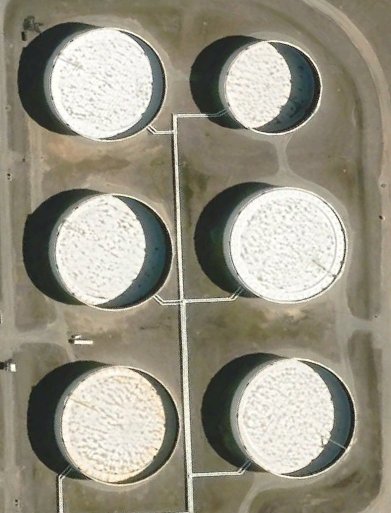
#> input picture data/oil_tank_dataset/comparision/Feb 21 2020 5.30AM/tank1_feb.png, 391 x 513 px
$ python tank_volume_HSV.py
#> lines starting #> are read from the running program, lines starting #| are printed output that depends on the picture; after the words box and inside, x2 and y2 are one past the last pixel; in counts of white or black regions, pixels touching at a corner belong together
#> the answer given: ../data/oil_tank_dataset/comparision/Feb 21 2020 5.30AM
import cv2
import numpy as np
import matplotlib.pyplot as plt
import tkinter as tk
from tkinter import filedialog
import os

def detect_circles_and_display(image_path):
    """
    Loads an image, detects circles using standard Grayscale vs. the HSV Value channel,
    and displays the results for comparison.

    Args:
        image_path (str): The full path to the image file.
    """
    # --- 1. Load the Image ---
    # Read the original image from the provided path
    original_image = cv2.imread(image_path)
#> original_image is the input picture: shape (513, 391, 3); mean B, G, R 130.8, 146.2, 150.3

    # Check if the image was loaded successfully
    if original_image is None:
        print(f"Error: Could not open or find the image at '{image_path}'")
        print("Please check the file path and ensure it is correct.")
        return

    # --- 2. Create Copies for Displaying Results ---
    output_from_gray = original_image.copy()
    output_from_hsv = original_image.copy()

    # --- 3. Process 1: Circle Detection from standard Grayscale (derived from RGB) ---
    print("\nRunning detection on the standard grayscale image...")
    # Convert the image to grayscale for processing
    gray_image = cv2.cvtColor(original_image, cv2.COLOR_BGR2GRAY)
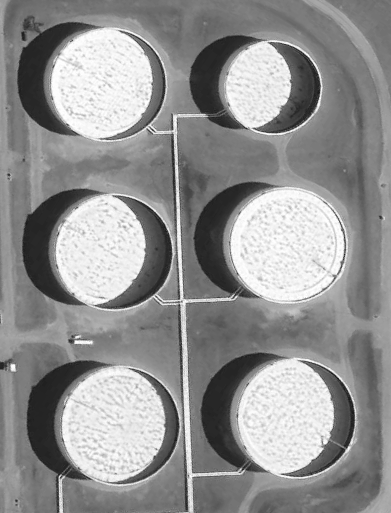
#> gray_image: shape (513, 391); min 23, max 255, mean 145.7
    # Apply a median blur to reduce noise
    blurred_gray = cv2.medianBlur(gray_image, 5)
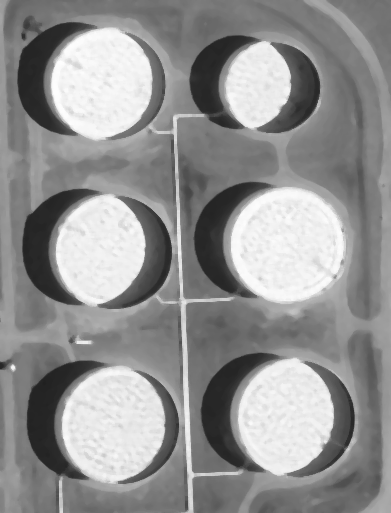
#> blurred_gray: shape (513, 391); min 32, max 254, mean 145.9

    # Detect circles using the Hough Circle Transform on the grayscale image
    # dp: Inverse ratio of accumulator resolution. 1 is the same as original.
    # minDist: Minimum distance between centers of detected circles.
    # param1: Upper threshold for the internal Canny edge detector.
    # param2: Accumulator threshold for circle center detection. Lower means more circles will be detected (including false positives).
    # minRadius/maxRadius: The range of circle sizes to look for.
    circles_from_gray = cv2.HoughCircles(blurred_gray, cv2.HOUGH_GRADIENT, dp=1, minDist=50,
                                         param1=195, param2=45, minRadius=20, maxRadius=100)
#> circles_from_gray = [[107.5, 85.5, 57.7], [282.5, 244.5, 60.3], [109.5, 253.5, 61.6], [118.5, 425.5, 59], [292.5, 416.5, 61.6], [269.5, 86.5, 49.8]]

    # --- 4. Process 2: Circle Detection using HSV Value Channel ---
    print("Running detection on the HSV Value channel...")
    # Convert the original BGR image to HSV
    hsv_image = cv2.cvtColor(original_image, cv2.COLOR_BGR2HSV)
#> hsv_image: shape (513, 391, 3); mean H, S, V 29.1, 41.1, 151.5

    # The 'V' (Value) channel often isolates brightness information effectively.
    # We extract just this channel for our second detection method.
    value_channel = hsv_image[:, :, 2]

    # Apply median blur to the value channel
    blurred_value_channel = cv2.medianBlur(value_channel, 5)

    # Run Hough Circle Transform on the blurred value channel with adjusted parameters.
    # We lower param2 to make the detection more sensitive and potentially find more circles.
    circles_from_hsv = cv2.HoughCircles(blurred_value_channel, cv2.HOUGH_GRADIENT, dp=1, minDist=50,
                                        param1=195, param2=40, minRadius=20, maxRadius=100)
#> circles_from_hsv = [[120.5, 425.5, 58], [286.5, 245.5, 56.7], [296.5, 417.5, 58.6], [108.5, 84.5, 56.5], [115.5, 252.5, 55.9], [272.5, 85.5, 47.4]]

    # --- 5. Draw Detected Circles on Output Images ---
    # Draw circles found from the grayscale image
    if circles_from_gray is not None:
        circles_from_gray = np.uint16(np.around(circles_from_gray))
#> circles_from_gray = [[108, 86, 58], [282, 244, 60], [110, 254, 62], [118, 426, 59], [292, 416, 62], [270, 86, 50]]
        print(f"Found {len(circles_from_gray[0, :])} circles from Grayscale.")
#| Found 6 circles from Grayscale.
        for i in circles_from_gray[0, :]:
            cv2.circle(output_from_gray, (i[0], i[1]), i[2], (0, 255, 0), 2) # Circle
            cv2.circle(output_from_gray, (i[0], i[1]), 2, (0, 0, 255), 3)   # Center
#> this loop made 6 passes
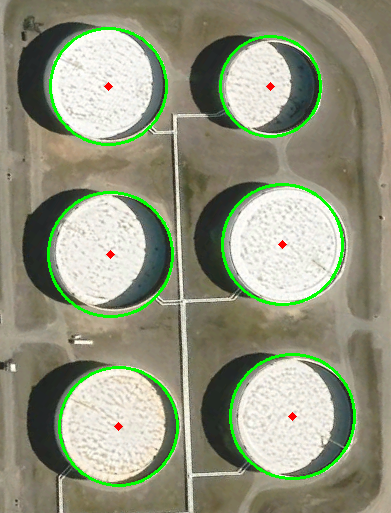
#> output_from_gray: shape (513, 391, 3); 3.4% of pixels changed, all inside (x1, y1, x2, y2) = (47, 27, 356, 487)
    else:
        print("Found no circles from Grayscale.")

    # Draw circles found from the HSV value channel
    if circles_from_hsv is not None:
        circles_from_hsv = np.uint16(np.around(circles_from_hsv))
#> circles_from_hsv = [[120, 426, 58], [286, 246, 57], [296, 418, 59], [108, 84, 56], [116, 252, 56], [272, 86, 47]]
        print(f"Found {len(circles_from_hsv[0, :])} circles from HSV Value Channel.")
#| Found 6 circles from HSV Value Channel.
        for i in circles_from_hsv[0, :]:
            cv2.circle(output_from_hsv, (i[0], i[1]), i[2], (0, 255, 0), 2) # Circle
            cv2.circle(output_from_hsv, (i[0], i[1]), 2, (0, 0, 255), 3)   # Center
#> this loop made 6 passes
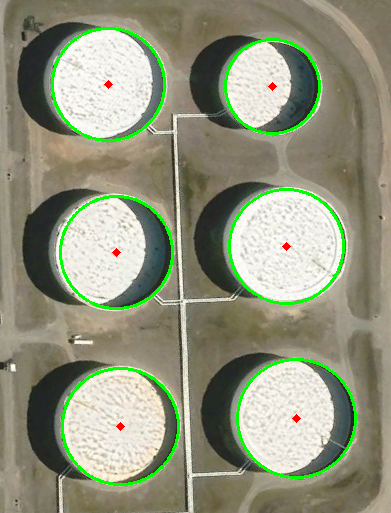
#> output_from_hsv: shape (513, 391, 3); 3.24% of pixels changed, all inside (x1, y1, x2, y2) = (51, 27, 357, 486)
    else:
        print("Found no circles from HSV Value Channel.")

    # --- 6. Display the Results Side-by-Side ---
    plt.figure(figsize=(18, 10))
    window_title = f"Circle Detection Comparison for: {os.path.basename(image_path)}"
    plt.suptitle(window_title, fontsize=16)

    # Subplot 1: Grayscale image
    plt.subplot(2, 2, 1)
    plt.imshow(gray_image, cmap='gray')
    plt.title('1. Grayscale Image (from RGB)')
    plt.axis('off')

    # Subplot 2: HSV Value Channel
    plt.subplot(2, 2, 2)
    plt.imshow(value_channel, cmap='gray')
    plt.title('2. HSV Value Channel')
    plt.axis('off')

    # Subplot 3: Result from Grayscale
    plt.subplot(2, 2, 3)
    plt.imshow(cv2.cvtColor(output_from_gray, cv2.COLOR_BGR2RGB))
    plt.title('3. Detection Result (from Grayscale)')
    plt.axis('off')

    # Subplot 4: Result from HSV
    plt.subplot(2, 2, 4)
    plt.imshow(cv2.cvtColor(output_from_hsv, cv2.COLOR_BGR2RGB))
    plt.title('4. Detection Result (from HSV, param1=190, param2=45)')
    plt.axis('off')

    plt.tight_layout(rect=[0, 0.03, 1, 0.95])
    plt.show()
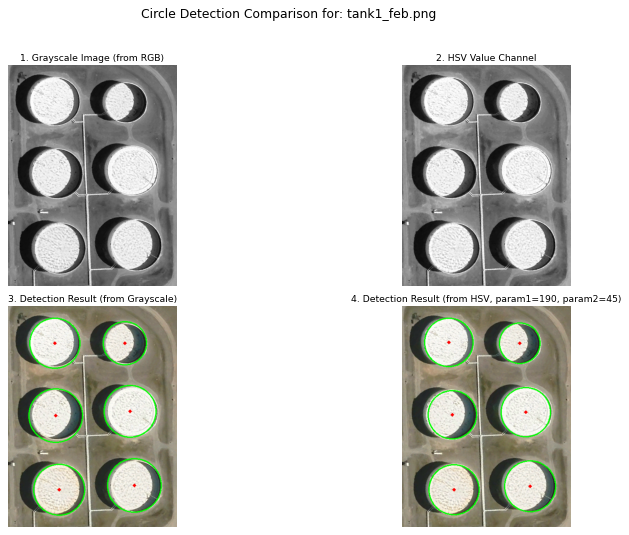
#> figure drawn by matplotlib, 4 panels


if __name__ == "__main__":
    # --- Set up the root Tkinter window ---
    root = tk.Tk()
    root.withdraw() # Hide the main window

    # --- Open file dialog to select a FOLDER ---
    print("Opening file dialog to select a folder...")
    folder_path = filedialog.askdirectory(title="Select Folder Containing Images")

    # --- Run the detection if a folder was selected ---
    if folder_path: # The path will be an empty string if the user cancels
        print(f"Folder selected: {folder_path}\n")

        # Define allowed image extensions
        image_extensions = ('.jpg', '.jpeg', '.png', '.bmp', '.tiff')

        # Loop through all files in the selected directory
        for filename in os.listdir(folder_path):
            # Check if the file has a valid image extension
            if filename.lower().endswith(image_extensions):
                # Construct the full path to the image
                image_path = os.path.join(folder_path, filename)
                print(f"--- Processing image: {filename} ---")
                detect_circles_and_display(image_path)
#> pass 2 of the loop `for filename in os.listdir(folder_path):`:
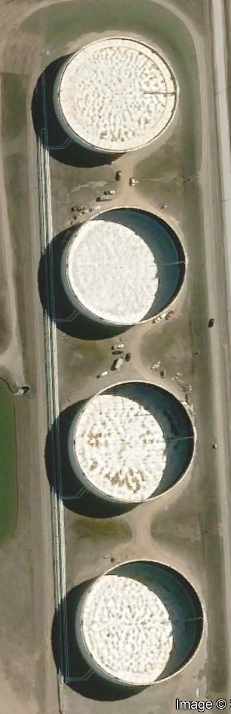
#> input picture data/oil_tank_dataset/comparision/Feb 21 2020 5.30AM/tank2_feb.png, 231 x 714 px
#> in detect_circles_and_display, original_image is the input picture: shape (714, 231, 3); mean B, G, R 120.3, 137.9, 142.1
#> gray_image: shape (714, 231)
#> blurred_gray: shape (714, 231)
#> in detect_circles_and_display (call 2), `circles_from_gray = cv2.HoughCircles(blurred_gray, cv2.HOUGH_GRADIENT,..`: circles_from_gray = [[141.5, 621.5, 61.3], [116.5, 93.5, 56.6], [125.5, 263.5, 59], [125.5, 444.5, 58.2]]
#> hsv_image: shape (714, 231, 3); mean H, S, V 29.5, 48.4, 143.7
#> value_channel: shape (714, 231)
#> blurred_value_channel: shape (714, 231)
#> in detect_circles_and_display (call 2), `circles_from_hsv = cv2.HoughCircles(blurred_value_channel, cv2.HOUGH_G..`: circles_from_hsv = [[142.5, 621.5, 61], [126.5, 264.5, 58.5], [108.5, 96.5, 56.1], [135.5, 441.5, 60.2]]
#> in detect_circles_and_display (call 2), `circles_from_gray = np.uint16(np.around(circles_from_gray))`: circles_from_gray = [[142, 622, 61], [116, 94, 57], [126, 264, 59], [126, 444, 58]]
#| Found 4 circles from Grayscale.
#> the loop in detect_circles_and_display (call 2), `for i in circles_from_gray[0, :]:` made 4 passes
#> after the loop in detect_circles_and_display (call 2), `for i in circles_from_gray[0, :]:`:
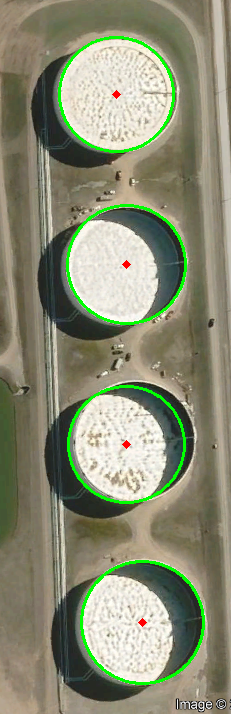
#> output_from_gray: shape (714, 231, 3); 2.79% of pixels changed, all inside (x1, y1, x2, y2) = (58, 36, 205, 685)
#> in detect_circles_and_display (call 2), `circles_from_hsv = np.uint16(np.around(circles_from_hsv))`: circles_from_hsv = [[142, 622, 61], [126, 264, 58], [108, 96, 56], [136, 442, 60]]
#| Found 4 circles from HSV Value Channel.
#> the loop in detect_circles_and_display (call 2), `for i in circles_from_hsv[0, :]:` made 4 passes
#> in detect_circles_and_display (call 2), `plt.show()`:
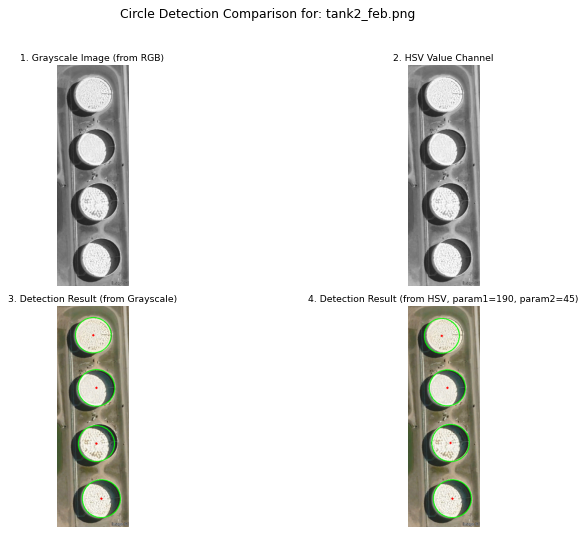
#> figure drawn by matplotlib, 4 panels

        print("\n--- All images in the folder have been processed. ---")

    else:
        print("No folder selected. Exiting program.")
